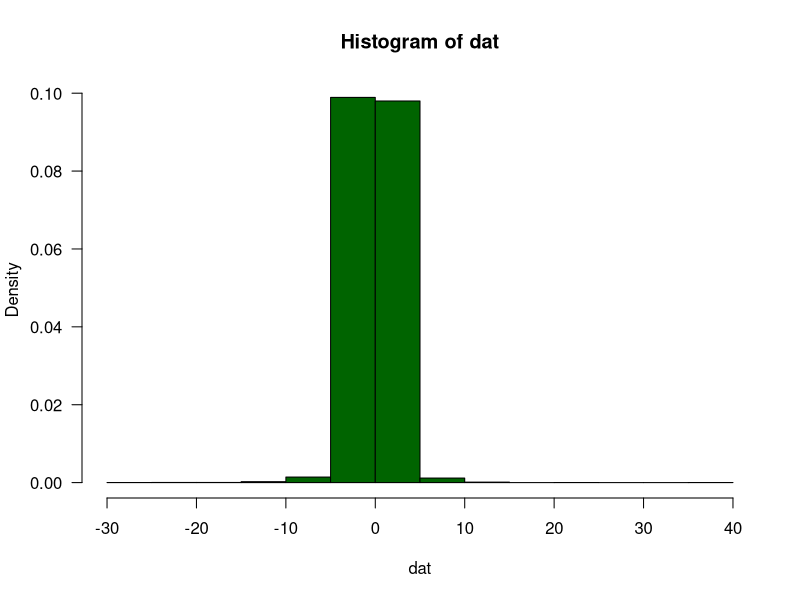

Write R code to recreate this figure.
## ---- chunk 1
knitr::opts_chunk$set(echo = TRUE)
## ---- chunk 2
## simulaton parameters
n  = 1e4
df = 3
percentile = c(-1.96,1.96)

## simulate data
dat = rt(n,df)
hist(dat,prob=TRUE,las=1,col='darkgreen')

## Function(s) of interest
theta_bar = sapply(percentile,function(x) mean(dat<=x))
